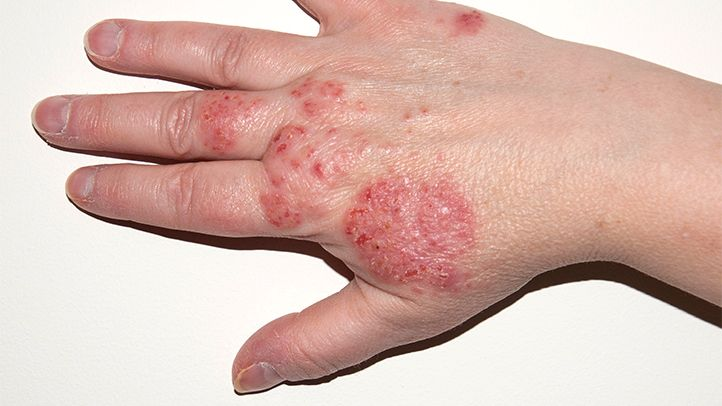
#> input picture llm/eczema.jpeg, 722 x 406 px
$ python kmeans_watershed_simple.py --image ../llm/eczema.jpeg
#> lines starting #> are read from the running program, lines starting #| are printed output that depends on the picture; after the words box and inside, x2 and y2 are one past the last pixel; in counts of white or black regions, pixels touching at a corner belong together
from __future__ import annotations

import argparse
import sys
from pathlib import Path

import cv2
import numpy as np


def preprocess(bgr: np.ndarray, size: int = 512) -> np.ndarray:
    bgr_r = cv2.resize(bgr, (size, size), interpolation=cv2.INTER_AREA)
    lab = cv2.cvtColor(bgr_r, cv2.COLOR_BGR2LAB)
    L, a, b = cv2.split(lab)
    clahe = cv2.createCLAHE(clipLimit=2.0, tileGridSize=(8, 8))
    L = clahe.apply(L)
    lab = cv2.merge([L, a, b])
    return cv2.cvtColor(lab, cv2.COLOR_LAB2BGR)


def kmeans_mask(bgr: np.ndarray, k: int = 3) -> tuple:
    """K-means in LAB space, returns binary lesion mask and cluster visualization."""
    lab = cv2.cvtColor(bgr, cv2.COLOR_BGR2LAB)
    pixels = lab.reshape((-1, 3)).astype(np.float32)
    criteria = (cv2.TERM_CRITERIA_EPS + cv2.TERM_CRITERIA_MAX_ITER, 100, 0.2)
    _, labels, centers = cv2.kmeans(
        pixels, k, None, criteria, 10, cv2.KMEANS_RANDOM_CENTERS
    )
    labels = labels.reshape(bgr.shape[:2])

    sorted_idx = np.argsort(centers[:, 0])
    lesion_idx = int(sorted_idx[0])

    mask = ((labels == lesion_idx).astype(np.uint8)) * 255

    colors = [(255, 100, 100), (100, 200, 100), (100, 100, 255)]
    cluster_viz = np.zeros_like(bgr)
    for rank, orig_idx in enumerate(sorted_idx):
        cluster_viz[labels == orig_idx] = colors[rank]

    return mask, cluster_viz


def watershed_from_components(mask: np.ndarray, bgr: np.ndarray):
    """Watershed using connected components as markers."""
    kernel = cv2.getStructuringElement(cv2.MORPH_ELLIPSE, (5, 5))
    mask_open = cv2.morphologyEx(mask, cv2.MORPH_OPEN, kernel)
    mask_close = cv2.morphologyEx(mask_open, cv2.MORPH_CLOSE, kernel)

    kernel_sure = cv2.getStructuringElement(cv2.MORPH_ELLIPSE, (7, 7))
    sure_fg = cv2.erode(mask_close, kernel_sure, iterations=3)

    sure_bg = cv2.dilate(mask_close, kernel, iterations=3)

    unknown = cv2.subtract(sure_bg, sure_fg)

    num_labels, markers = cv2.connectedComponents(sure_fg)

    markers = markers + 1

    markers[unknown == 255] = 0

    markers = cv2.watershed(bgr, markers.astype(np.int32))

    return markers, num_labels


def draw_overlay(bgr: np.ndarray, markers: np.ndarray):
    """Draw green circles on each watershed region."""
    overlay = bgr.copy()
    head_count = 0

    for label_id in range(2, markers.max() + 1):
        region = (markers == label_id).astype(np.uint8)
        contours, _ = cv2.findContours(region, cv2.RETR_EXTERNAL, cv2.CHAIN_APPROX_SIMPLE)
        if not contours:
            continue
        cnt = max(contours, key=cv2.contourArea)
        area = cv2.contourArea(cnt)
        if area < 30:
            continue

        (cx, cy), r = cv2.minEnclosingCircle(cnt)
        cx_i, cy_i, r_i = int(cx), int(cy), int(max(5, min(30, r)))
        cv2.circle(overlay, (cx_i, cy_i), r_i, (0, 255, 0), 2)
        head_count += 1

    cv2.putText(overlay, f"Acne Heads: {head_count}", (10, 30),
                cv2.FONT_HERSHEY_SIMPLEX, 1.0, (0, 255, 0), 2)
    return overlay, head_count


def main():
    parser = argparse.ArgumentParser(description="K-means + watershed (no manual peak detection)")
    parser.add_argument("--image", required=True, help="Path to input image")
    parser.add_argument("--out-dir", default="services/processing_images/test_outputs/simple_watershed", help="Output directory")
    args = parser.parse_args()

    image_path = Path(args.image)
    out_dir = Path(args.out_dir)
    out_dir.mkdir(parents=True, exist_ok=True)

    bgr0 = cv2.imread(str(image_path), cv2.IMREAD_COLOR)
#> bgr0 is the input picture: shape (406, 722, 3); mean B, G, R 176.2, 185.1, 217
    if bgr0 is None:
        print(f"ERROR: Could not read {image_path}")
        sys.exit(1)

    bgr = preprocess(bgr0)
#> in preprocess, `lab = cv2.cvtColor(bgr_r, cv2.COLOR_BGR2LAB)`: lab: shape (512, 512, 3); mean of channels 0, 1, 2 197.4, 138.7, 137.6
#> in preprocess, `lab = cv2.merge([L, a, b])`: lab: shape (512, 512, 3); mean of channels 0, 1, 2 186.7, 138.7, 137.6
    cv2.imwrite(str(out_dir / "01_preprocessed.png"), bgr)
    print("Step 1: Preprocessed")

    mask, cluster_viz = kmeans_mask(bgr, k=3)
#> in kmeans_mask, `lab = cv2.cvtColor(bgr, cv2.COLOR_BGR2LAB)`: lab: shape (512, 512, 3); mean of channels 0, 1, 2 186.7, 138.7, 137.5
#> in kmeans_mask, `_, labels, centers = cv2.kmeans( pixels, k, None, criteria, 10, cv2.KM..`: centers = [[91.54, 149.3, 141.8], [237.1, 128.8, 131.5], [170.8, 145.1, 142.4]]
#> in kmeans_mask, `labels = labels.reshape(bgr.shape[:2])`:
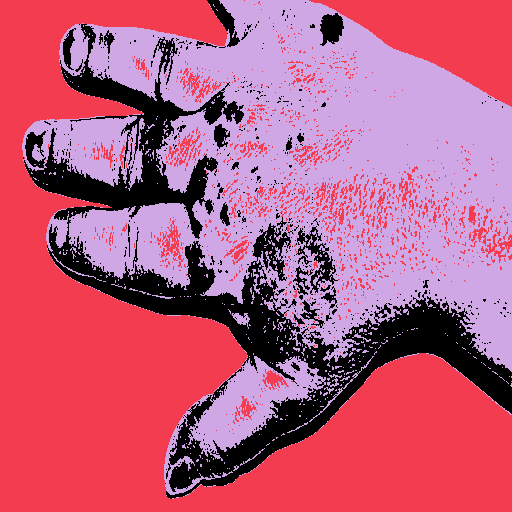
#> labels: shape (512, 512) int32; 3 distinct labels, from 0 to 2; one colour per label, 0 black
#> in kmeans_mask, `sorted_idx = np.argsort(centers[:, 0])`: sorted_idx = [0, 2, 1]
#> in kmeans_mask, `lesion_idx = int(sorted_idx[0])`: lesion_idx = 0
#> in kmeans_mask, `mask = ((labels == lesion_idx).astype(np.uint8)) * 255`:
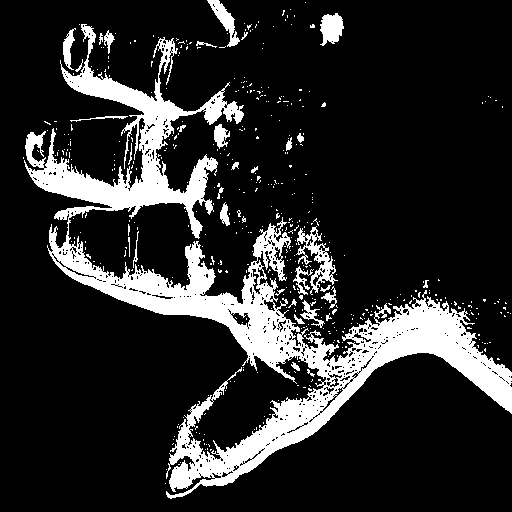
#> mask: shape (512, 512); 16.5% white; 467 white regions (434 under 20 px), largest, box (x1, y1, x2, y2) and area: (24, 24, 512, 499) 38139, (296, 226, 338, 295) 883, (320, 13, 344, 46) 554
#> the loop in kmeans_mask, `for rank, orig_idx in enumerate(sorted_idx):` made 3 passes
#> orig_idx on passes 1 to 3: 0, 2, 1
#> after the loop in kmeans_mask, `for rank, orig_idx in enumerate(sorted_idx):`:
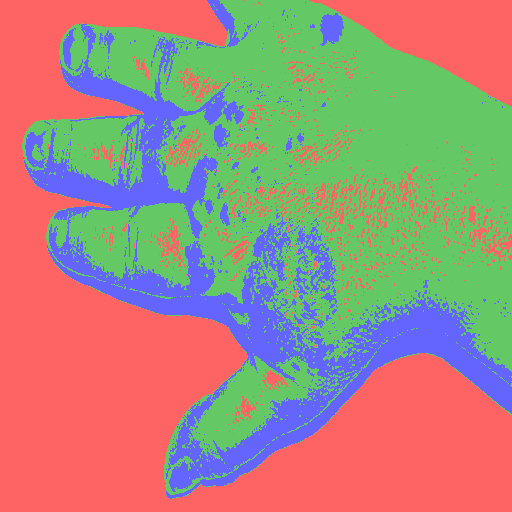
#> cluster_viz: shape (512, 512, 3); mean of channels 0, 1, 2 125.6, 139.8, 167.7; drawn as B, G, R
    cv2.imwrite(str(out_dir / "02_kmeans_mask.png"), mask)
    cv2.imwrite(str(out_dir / "02_kmeans_clusters.png"), cluster_viz)
    print("Step 2: K-means mask")

    markers, num_components = watershed_from_components(mask, bgr)
#> in watershed_from_components, `mask_open = cv2.morphologyEx(mask, cv2.MORPH_OPEN, kernel)`: mask_open: shape (512, 512); 12.7% white; 49 white regions (4 under 20 px), largest, box (x1, y1, x2, y2) and area: (169, 300, 512, 489) 12303, (49, 232, 300, 373) 8416, (32, 150, 217, 237) 4930
#> in watershed_from_components, `mask_close = cv2.morphologyEx(mask_open, cv2.MORPH_CLOSE, kernel)`: mask_close: shape (512, 512); 13.4% white; 34 white regions (3 under 20 px), largest, box (x1, y1, x2, y2) and area: (49, 232, 512, 489) 23160, (32, 150, 217, 237) 5025, (66, 67, 189, 150) 2943
#> in watershed_from_components, `sure_fg = cv2.erode(mask_close, kernel_sure, iterations=3)`: sure_fg: shape (512, 512); 3% white; 16 white regions (5 under 20 px), largest, box (x1, y1, x2, y2) and area: (363, 313, 512, 403) 3117, (226, 402, 333, 469) 1560, (109, 281, 231, 315) 1214
#> in watershed_from_components, `sure_bg = cv2.dilate(mask_close, kernel, iterations=3)`: sure_bg: shape (512, 512); 24.4% white; 9 white regions, largest, box (x1, y1, x2, y2) and area: (19, 20, 512, 495) 57665, (198, 85, 250, 153) 2098, (202, 0, 245, 52) 1232
#> in watershed_from_components, `unknown = cv2.subtract(sure_bg, sure_fg)`: unknown: shape (512, 512); 21.4% white; 9 white regions, largest, box (x1, y1, x2, y2) and area: (19, 20, 512, 495) 49727, (198, 85, 250, 153) 2098, (202, 0, 245, 52) 1232
#> in watershed_from_components, `num_labels, markers = cv2.connectedComponents(sure_fg)`: markers: shape (512, 512) int32; 17 distinct labels, from 0 to 16
#> in watershed_from_components, `num_labels, markers = cv2.connectedComponents(sure_fg)`: num_labels = 17
#> in watershed_from_components, `markers = markers + 1`: markers: shape (512, 512) int32; 17 distinct labels, from 1 to 17
#> in watershed_from_components, `markers[unknown == 255] = 0`:
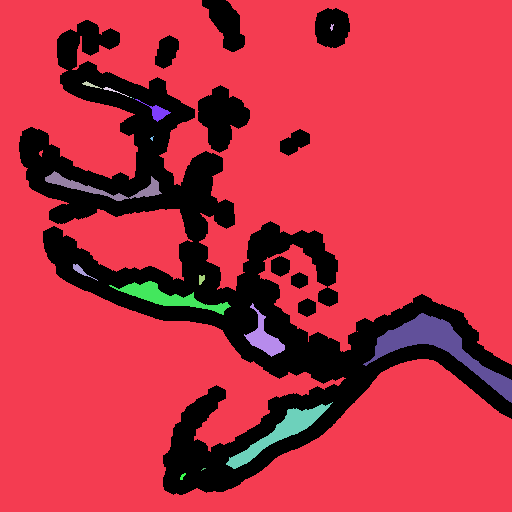
#> markers: shape (512, 512) int32; 18 distinct labels, from 0 to 17; one colour per label, 0 black
#> in watershed_from_components, `markers = cv2.watershed(bgr, markers.astype(np.int32))`:
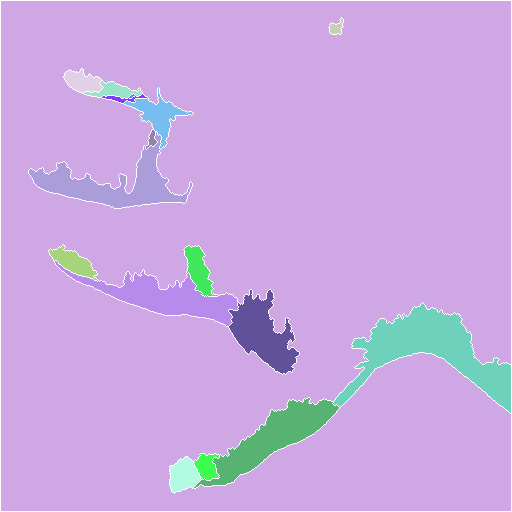
#> markers: shape (512, 512) int32; 18 distinct labels, from -1 to 17; one colour per label, 0 black, -1 white
#> num_components = 17

    labels_viz = np.zeros_like(bgr)
    labels_viz[markers == -1] = (0, 0, 255)
    for label_id in range(2, markers.max() + 1):
        color = tuple(int(c) for c in np.random.randint(50, 255, 3))
        labels_viz[markers == label_id] = color
    cv2.imwrite(str(out_dir / "03_watershed_labels.png"), labels_viz)
    print(f"Step 3: Watershed ({num_components - 1} components before filtering)")
#| Step 3: Watershed (16 components before filtering)

    overlay, head_count = draw_overlay(bgr, markers)
#> the loop in draw_overlay, `for label_id in range(2, markers.max() + 1):` made 16 passes
#> (area, cx, cy, r, cx_i, cy_i, r_i) on passes 1, 2, 3, 5, 6, 7, 8, 9, 10, 11, 12, 13: (94.5, 335.7, 25.18, 8.91, 335, 25, 8), (515.5, 83.22, 80.74, 19.8, 83, 80, 19), (371, 112.5, 92.5, 28.5, 112, 92, 28), (79.5, 124, 97, 22, 124, 97, 22), (977, 157.2, 113.3, 34.78, 157, 113, 30), (67, 149.5, 139, 9.66, 149, 139, 9), (3515.5, 110, 178, 81.39, 110, 178, 30), (651.5, 73, 265, 28.3, 73, 265, 28), (732.5, 201.5, 271, 28.57, 201, 271, 28), (3433, 146, 285, 94.11, 146, 285, 30), (2839, 269.2, 331.2, 45.42, 269, 331, 30), (6320, 422.5, 388.5, 90.63, 422, 388, 30)
#> after the loop in draw_overlay, `for label_id in range(2, markers.max() + 1):`: overlay: shape (512, 512, 3); mean B, G, R 162.1, 177.1, 200.7
#> after the loop in draw_overlay, `for label_id in range(2, markers.max() + 1):`:
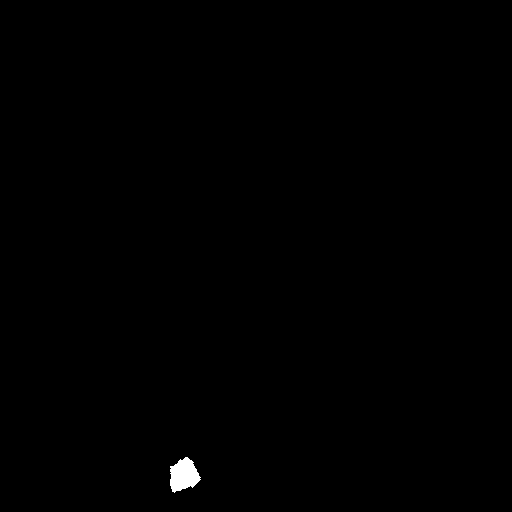
#> region: shape (512, 512); values 0 (black) and 1 (white), 0.28% white; 1 white region, box (x1, y1, x2, y2) and area: (170, 457, 201, 493) 746
#> after the loop in draw_overlay, `for label_id in range(2, markers.max() + 1):`: head_count = 15
#> in draw_overlay, `cv2.putText(overlay, f"Acne Heads: {head_count}", (10, 30), cv2.FONT_H..`:
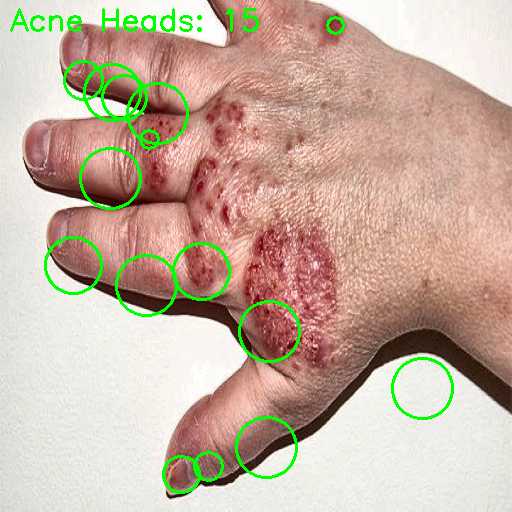
#> overlay: shape (512, 512, 3); mean B, G, R 160.8, 177.4, 199.3
#> head_count = 15
    cv2.imwrite(str(out_dir / "04_watershed_overlay.png"), overlay)
    print(f"Step 4: Overlay — {head_count} acne heads detected")
#| Step 4: Overlay — 15 acne heads detected
    print(f"Results saved to: {out_dir}")

    import subprocess
    for f in ["01_preprocessed.png", "02_kmeans_mask.png", "02_kmeans_clusters.png",
              "03_watershed_labels.png", "04_watershed_overlay.png"]:
        subprocess.Popen(["open", str(out_dir / f)])


if __name__ == "__main__":
    main()
